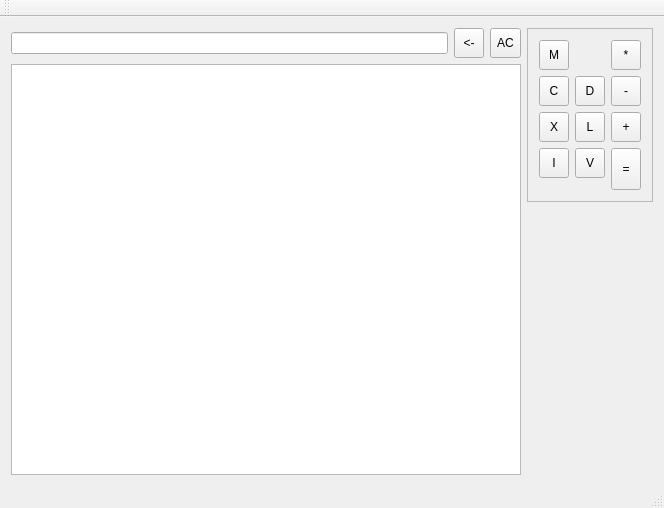
<?xml version="1.0" encoding="UTF-8"?>
<ui version="4.0">
 <class>RomanCalcClass</class>
 <widget class="QMainWindow" name="RomanCalcClass">
  <property name="geometry">
   <rect>
    <x>0</x>
    <y>0</y>
    <width>664</width>
    <height>508</height>
   </rect>
  </property>
  <property name="windowTitle">
   <string>RomanCalc</string>
  </property>
  <widget class="QWidget" name="centralWidget">
   <layout class="QGridLayout" name="gridLayout_2" rowstretch="0,0,0,0" columnstretch="1,0,0,0">
    <item row="0" column="0">
     <widget class="QLineEdit" name="lineCurrent">
      <property name="readOnly">
       <bool>true</bool>
      </property>
     </widget>
    </item>
    <item row="0" column="3" rowspan="3">
     <widget class="QFrame" name="gridFrame">
      <property name="frameShape">
       <enum>QFrame::StyledPanel</enum>
      </property>
      <property name="frameShadow">
       <enum>QFrame::Plain</enum>
      </property>
      <layout class="QGridLayout" name="gridLayout">
       <item row="3" column="1">
        <widget class="QToolButton" name="bV">
         <property name="enabled">
          <bool>true</bool>
         </property>
         <property name="sizePolicy">
          <sizepolicy hsizetype="Expanding" vsizetype="Expanding">
           <horstretch>0</horstretch>
           <verstretch>0</verstretch>
          </sizepolicy>
         </property>
         <property name="minimumSize">
          <size>
           <width>30</width>
           <height>30</height>
          </size>
         </property>
         <property name="statusTip">
          <string>Пятёрки</string>
         </property>
         <property name="text">
          <string>V</string>
         </property>
         <property name="shortcut">
          <string>V</string>
         </property>
        </widget>
       </item>
       <item row="2" column="0">
        <widget class="QToolButton" name="bX">
         <property name="enabled">
          <bool>true</bool>
         </property>
         <property name="sizePolicy">
          <sizepolicy hsizetype="Expanding" vsizetype="Expanding">
           <horstretch>0</horstretch>
           <verstretch>0</verstretch>
          </sizepolicy>
         </property>
         <property name="minimumSize">
          <size>
           <width>30</width>
           <height>30</height>
          </size>
         </property>
         <property name="statusTip">
          <string>Десятки</string>
         </property>
         <property name="text">
          <string>X</string>
         </property>
         <property name="shortcut">
          <string>X</string>
         </property>
        </widget>
       </item>
       <item row="2" column="1">
        <widget class="QToolButton" name="bL">
         <property name="enabled">
          <bool>true</bool>
         </property>
         <property name="sizePolicy">
          <sizepolicy hsizetype="Expanding" vsizetype="Expanding">
           <horstretch>0</horstretch>
           <verstretch>0</verstretch>
          </sizepolicy>
         </property>
         <property name="minimumSize">
          <size>
           <width>30</width>
           <height>30</height>
          </size>
         </property>
         <property name="statusTip">
          <string>Пятидесятки</string>
         </property>
         <property name="text">
          <string>L</string>
         </property>
         <property name="shortcut">
          <string>L</string>
         </property>
        </widget>
       </item>
       <item row="1" column="0">
        <widget class="QToolButton" name="bC">
         <property name="enabled">
          <bool>true</bool>
         </property>
         <property name="sizePolicy">
          <sizepolicy hsizetype="Expanding" vsizetype="Expanding">
           <horstretch>0</horstretch>
           <verstretch>0</verstretch>
          </sizepolicy>
         </property>
         <property name="minimumSize">
          <size>
           <width>30</width>
           <height>30</height>
          </size>
         </property>
         <property name="statusTip">
          <string>Сотни</string>
         </property>
         <property name="text">
          <string>C</string>
         </property>
         <property name="shortcut">
          <string>C</string>
         </property>
        </widget>
       </item>
       <item row="1" column="1">
        <widget class="QToolButton" name="bD">
         <property name="enabled">
          <bool>true</bool>
         </property>
         <property name="sizePolicy">
          <sizepolicy hsizetype="Expanding" vsizetype="Expanding">
           <horstretch>0</horstretch>
           <verstretch>0</verstretch>
          </sizepolicy>
         </property>
         <property name="minimumSize">
          <size>
           <width>30</width>
           <height>30</height>
          </size>
         </property>
         <property name="statusTip">
          <string>Пятисотни</string>
         </property>
         <property name="text">
          <string>D</string>
         </property>
         <property name="shortcut">
          <string>D</string>
         </property>
        </widget>
       </item>
       <item row="0" column="0">
        <widget class="QToolButton" name="bM">
         <property name="enabled">
          <bool>true</bool>
         </property>
         <property name="sizePolicy">
          <sizepolicy hsizetype="Expanding" vsizetype="Expanding">
           <horstretch>0</horstretch>
           <verstretch>0</verstretch>
          </sizepolicy>
         </property>
         <property name="minimumSize">
          <size>
           <width>30</width>
           <height>30</height>
          </size>
         </property>
         <property name="statusTip">
          <string>Тысячи</string>
         </property>
         <property name="text">
          <string>M</string>
         </property>
         <property name="shortcut">
          <string>M</string>
         </property>
        </widget>
       </item>
       <item row="0" column="2">
        <widget class="QToolButton" name="bMul">
         <property name="enabled">
          <bool>true</bool>
         </property>
         <property name="sizePolicy">
          <sizepolicy hsizetype="Expanding" vsizetype="Expanding">
           <horstretch>0</horstretch>
           <verstretch>0</verstretch>
          </sizepolicy>
         </property>
         <property name="minimumSize">
          <size>
           <width>30</width>
           <height>30</height>
          </size>
         </property>
         <property name="statusTip">
          <string>Умножение</string>
         </property>
         <property name="text">
          <string>*</string>
         </property>
         <property name="shortcut">
          <string>*</string>
         </property>
        </widget>
       </item>
       <item row="1" column="2">
        <widget class="QToolButton" name="bMinus">
         <property name="enabled">
          <bool>true</bool>
         </property>
         <property name="sizePolicy">
          <sizepolicy hsizetype="Expanding" vsizetype="Expanding">
           <horstretch>0</horstretch>
           <verstretch>0</verstretch>
          </sizepolicy>
         </property>
         <property name="minimumSize">
          <size>
           <width>30</width>
           <height>30</height>
          </size>
         </property>
         <property name="statusTip">
          <string>Вычитание</string>
         </property>
         <property name="text">
          <string>-</string>
         </property>
         <property name="shortcut">
          <string>-</string>
         </property>
        </widget>
       </item>
       <item row="2" column="2">
        <widget class="QToolButton" name="bPlus">
         <property name="enabled">
          <bool>true</bool>
         </property>
         <property name="sizePolicy">
          <sizepolicy hsizetype="Expanding" vsizetype="Expanding">
           <horstretch>0</horstretch>
           <verstretch>0</verstretch>
          </sizepolicy>
         </property>
         <property name="minimumSize">
          <size>
           <width>30</width>
           <height>30</height>
          </size>
         </property>
         <property name="statusTip">
          <string>Сложение</string>
         </property>
         <property name="text">
          <string>+</string>
         </property>
         <property name="shortcut">
          <string>+</string>
         </property>
        </widget>
       </item>
       <item row="3" column="2" rowspan="3">
        <widget class="QToolButton" name="bEquals">
         <property name="enabled">
          <bool>true</bool>
         </property>
         <property name="sizePolicy">
          <sizepolicy hsizetype="Expanding" vsizetype="Expanding">
           <horstretch>0</horstretch>
           <verstretch>0</verstretch>
          </sizepolicy>
         </property>
         <property name="minimumSize">
          <size>
           <width>30</width>
           <height>30</height>
          </size>
         </property>
         <property name="statusTip">
          <string>подсчитать</string>
         </property>
         <property name="text">
          <string>=</string>
         </property>
         <property name="shortcut">
          <string>Enter</string>
         </property>
        </widget>
       </item>
       <item row="3" column="0">
        <widget class="QToolButton" name="bI">
         <property name="enabled">
          <bool>true</bool>
         </property>
         <property name="sizePolicy">
          <sizepolicy hsizetype="Expanding" vsizetype="Expanding">
           <horstretch>0</horstretch>
           <verstretch>0</verstretch>
          </sizepolicy>
         </property>
         <property name="minimumSize">
          <size>
           <width>30</width>
           <height>30</height>
          </size>
         </property>
         <property name="statusTip">
          <string>Единицы</string>
         </property>
         <property name="text">
          <string>I</string>
         </property>
         <property name="shortcut">
          <string>I</string>
         </property>
        </widget>
       </item>
      </layout>
     </widget>
    </item>
    <item row="1" column="0" rowspan="3" colspan="3">
     <widget class="QListWidget" name="listHistory"/>
    </item>
    <item row="3" column="3">
     <spacer name="verticalSpacer">
      <property name="orientation">
       <enum>Qt::Vertical</enum>
      </property>
      <property name="sizeHint" stdset="0">
       <size>
        <width>0</width>
        <height>0</height>
       </size>
      </property>
     </spacer>
    </item>
    <item row="0" column="1">
     <widget class="QToolButton" name="bBackspace">
      <property name="minimumSize">
       <size>
        <width>30</width>
        <height>30</height>
       </size>
      </property>
      <property name="statusTip">
       <string>Стереть символ</string>
      </property>
      <property name="text">
       <string>&lt;-</string>
      </property>
      <property name="shortcut">
       <string>Backspace</string>
      </property>
     </widget>
    </item>
    <item row="0" column="2">
     <widget class="QToolButton" name="bAllClear">
      <property name="minimumSize">
       <size>
        <width>30</width>
        <height>30</height>
       </size>
      </property>
      <property name="text">
       <string>AC</string>
      </property>
      <property name="shortcut">
       <string>Esc</string>
      </property>
     </widget>
    </item>
   </layout>
  </widget>
  <widget class="QMenuBar" name="menuBar">
   <property name="geometry">
    <rect>
     <x>0</x>
     <y>0</y>
     <width>664</width>
     <height>21</height>
    </rect>
   </property>
  </widget>
  <widget class="QToolBar" name="mainToolBar">
   <attribute name="toolBarArea">
    <enum>TopToolBarArea</enum>
   </attribute>
   <attribute name="toolBarBreak">
    <bool>false</bool>
   </attribute>
  </widget>
  <widget class="QStatusBar" name="statusBar"/>
 </widget>
 <layoutdefault spacing="6" margin="11"/>
 <resources>
  <include location="romancalc.qrc"/>
 </resources>
 <connections/>
</ui>
